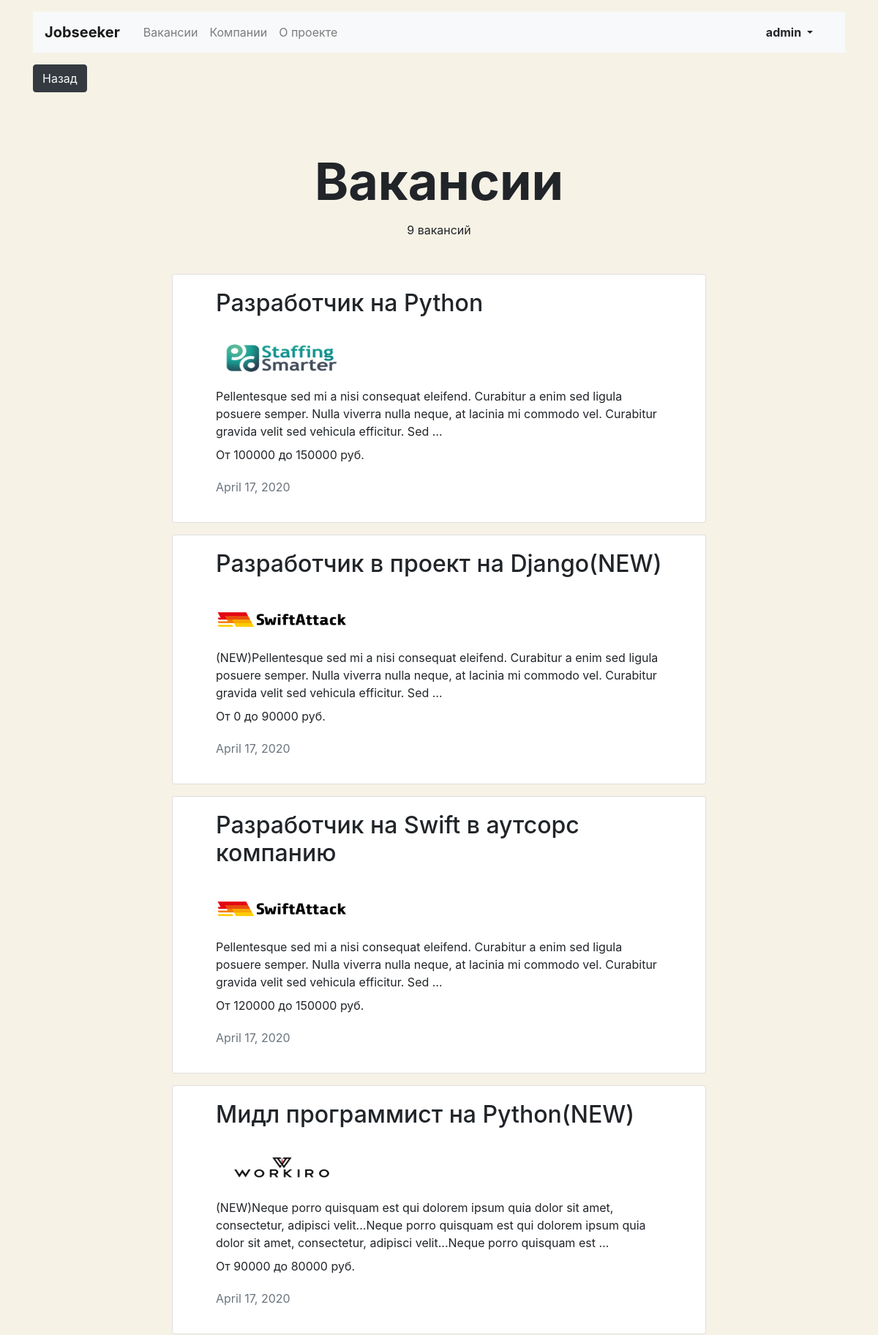
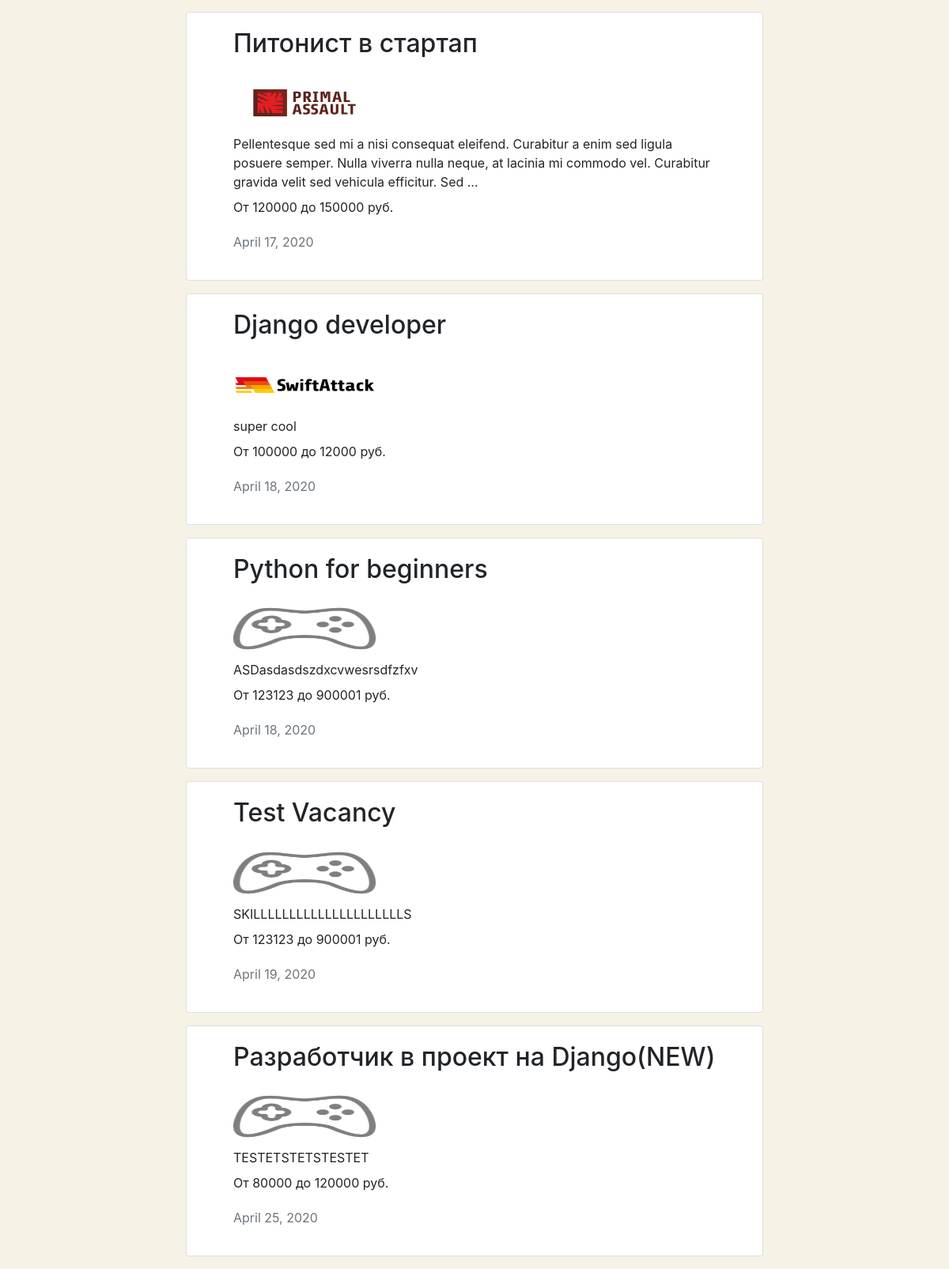
The app's page /vacancies/ (signed in) with its own data (2 pictures, top to bottom).
### jobs/models.py (models this page shows, shortened)
class Vacancy(models.Model):
    id = models.IntegerField(primary_key=True)
    title = models.CharField(max_length=50)
    specialty = models.ForeignKey(Speciality, on_delete=models.CASCADE, related_name="vacancies")
    company = models.ForeignKey(Company, on_delete=models.CASCADE, related_name="vacancies")
    skills = models.TextField()
    salary_min = models.IntegerField()
    salary_max = models.IntegerField()
    description = models.TextField()
    published_at = models.DateField(default=datetime.date.today)

class Company(models.Model):
    id = models.IntegerField(primary_key=True)
    name = models.CharField(max_length=50)
    location = models.CharField(max_length=50)
    logo = models.ImageField(upload_to='MEDIA_COMPANY_IMAGE_DIR', default='static/jobs/placeholder.png')
    description = models.TextField()
    employee_count = models.IntegerField()
    user = models.OneToOneField(User, on_delete=models.CASCADE, related_name='company')

### jobs/views.py (the view)
# urls.py: path('vacancies/', VacanciesView.as_view(), name="vacancies"),
class VacanciesView(View):
    def get(self, request):
        return render(request, "jobs/vacancies.html", context={"vacancies": Vacancy.objects.all()})

### jobs/templates/jobs/vacancies.html (shortened to what this page needs)
{% extends "base.html" %}
{% load static %}
{% block container %}
    <section>
      <h1 class="h1 text-center mx-auto mt-4 pt-5" style="font-size: 70px;"><strong>Вакансии</strong></h1>
      <p class="text-center pt-1">{{vacancies|length}} вакансий</p>
      <div class="row mt-5">
       <div class="col-12 col-lg-8 offset-lg-2 m-auto">
          {% for vac in vacancies %}
          <a class="text-body" href="{% url 'vacancy' vac.id %}"><div class="card mb-3">
            <div class="card-body mx-4">
              <div class="col">
                  <h2 class="h2 pb-2">{{vac.title}}</h2>
                  <img  src={{vac.company.logo.url}} width="180" height="80">
                  <p class="mb-2">{{vac.skills|truncatewords:30}}</p>
                  <p>От {{vac.salary_min}} до {{vac.salary_max}} руб.</p>
                  <p class="text-muted pt-1">{{vac.published_at}}</p>
              </div>
            </div>
          </div></a>
          {% endfor %}
        </div>
      </div>
    </section>
  </main>
{% endblock %}

### jobs/templates/base.html (shortened to what this page needs)
{% load static %}
<!DOCTYPE html>
<html lang="ru">
<head>
  <link rel="stylesheet" href="https://stackpath.bootstrapcdn.com/bootstrap/4.3.1/css/bootstrap.min.css">
</head>
<body>
  <header class="container mt-3">
    <nav class="navbar navbar-expand-lg navbar-light bg-light">
      <a class="navbar-brand mr-4 font-weight-bold" href="{% url 'main' %}">Jobseeker</a>
      <div class="collapse navbar-collapse justify-content-between" id="navbarNav">
        <ul class="navbar-nav col-10">
          <li class="nav-item">
            <a class="nav-link" href="{% url 'vacancies' %}">Вакансии</a>
          </li>
          <li class="nav-item">
            <a class="nav-link" href="/companies">Компании</a>
          </li>
          <li class="nav-item">
            <a class="nav-link" href="#">О проекте</a>
          </li>
        </ul>
        <ul class="navbar-nav col-2 justify-content-end">
          <li class="nav-item active">
             <div class="btn-group">
                {% if user.is_authenticated %}
                 <button type="button" class="btn dropdown-toggle font-weight-bold" data-toggle="dropdown" aria-haspopup="true" aria-expanded="false">
                    {{user.username}}
                 </button>
               {% else %}
              <a class="text-body mt-2" href="{% url 'login' %}" ><strong>Вход</strong></a>
               {% endif %}
          </li>
        </ul>
      </div>
    </nav>
  </header>
    <main class="container mt-3">
        {% if main %}
        {% else %}
     <a href="{{ request.META.HTTP_REFERER }}"><button class="mb-2 btn btn-dark text-light">Назад</button></a>
        {% endif %}
{% block container %} {% endblock %}
</body>
</html>

### jobs/templates/base.html (style rules this page uses)
body { background-color: #F6F2E6; }
a { color: white; }

### records on screen
Vacancy: title "Разработчик на Python", company.logo (picture), skills "Pellentesque sed mi a nisi consequat eleifend. Curabitur a enim sed ligula posuere semper. Nulla viverra nulla neque, at lacinia mi commodo vel. Curabitur gravida velit sed vehicula efficitur. Sed …", salary_min "100000", salary_max "150000", published_at "April 17, 2020"
Vacancy: title "Разработчик в проект на Django(NEW)", company.logo (picture), skills "(NEW)Pellentesque sed mi a nisi consequat eleifend. Curabitur a enim sed ligula posuere semper. Nulla viverra nulla neque, at lacinia mi commodo vel. Curabitur gravida velit sed vehicula efficitur. Sed …", salary_min "0", salary_max "90000", published_at "April 17, 2020"
Vacancy: title "Разработчик на Swift в аутсорс компанию", company.logo (picture), skills "Pellentesque sed mi a nisi consequat eleifend. Curabitur a enim sed ligula posuere semper. Nulla viverra nulla neque, at lacinia mi commodo vel. Curabitur gravida velit sed vehicula efficitur. Sed …", salary_min "120000", salary_max "150000", published_at "April 17, 2020"
Vacancy: title "Мидл программист на Python(NEW)", company.logo (picture), skills "(NEW)Neque porro quisquam est qui dolorem ipsum quia dolor sit amet, consectetur, adipisci velit...Neque porro quisquam est qui dolorem ipsum quia dolor sit amet, consectetur, adipisci velit...Neque porro quisquam est …", salary_min "90000", salary_max "80000", published_at "April 17, 2020"
Vacancy: title "Питонист в стартап", company.logo (picture), skills "Pellentesque sed mi a nisi consequat eleifend. Curabitur a enim sed ligula posuere semper. Nulla viverra nulla neque, at lacinia mi commodo vel. Curabitur gravida velit sed vehicula efficitur. Sed …", salary_min "120000", salary_max "150000", published_at "April 17, 2020"
Vacancy: title "Django developer", company.logo (picture), skills "super cool", salary_min "100000", salary_max "12000", published_at "April 18, 2020"
Vacancy: title "Python for beginners", company.logo (picture), skills "ASDasdasdszdxcvwesrsdfzfxv", salary_min "123123", salary_max "900001", published_at "April 18, 2020"
Vacancy: title "Test Vacancy", company.logo (picture), skills "SKILLLLLLLLLLLLLLLLLLLLLS", salary_min "123123", salary_max "900001", published_at "April 19, 2020"
Vacancy: title "Разработчик в проект на Django(NEW)", company.logo (picture), skills "TESTETSTETSTESTET", salary_min "80000", salary_max "120000", published_at "April 25, 2020"

### other values on screen
{{ user.username }} "admin"
{{ vacancies|length }} "9"
